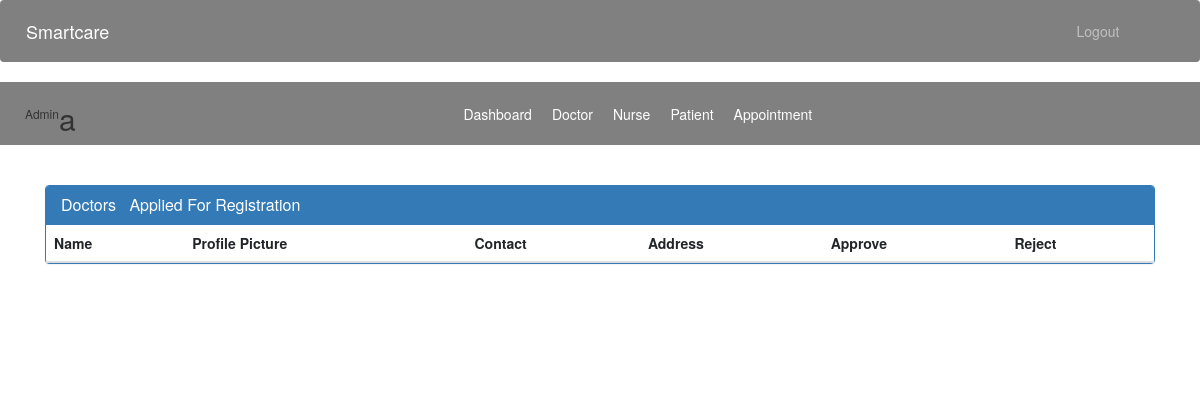
The app's page /admin-approve-doctor (signed in), older data.
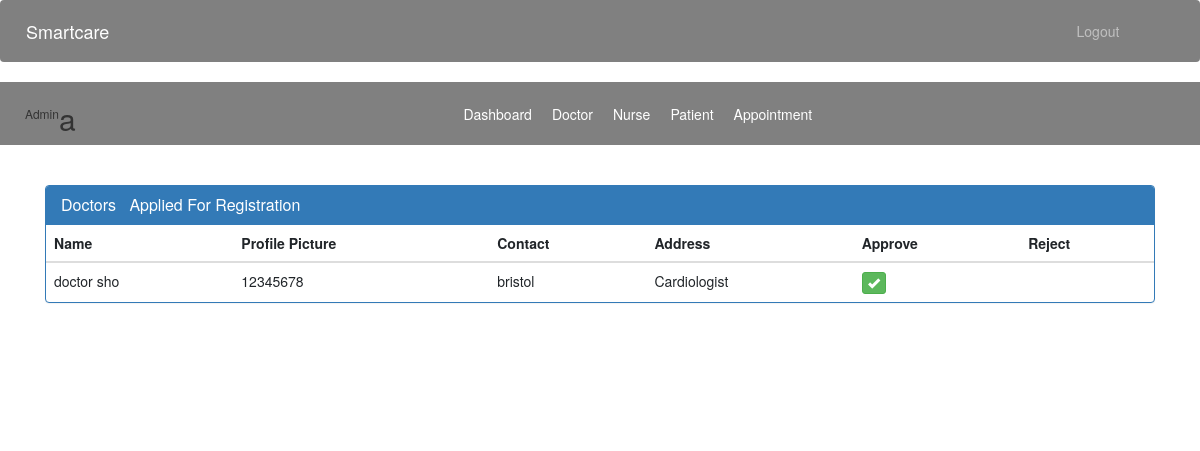
The same page, newer data.
### accounts/models.py (models this page shows, shortened)
class Doctor(models.Model):
    user=models.OneToOneField(User,on_delete=models.CASCADE)
    address = models.CharField(max_length=40)
    mobile = models.CharField(max_length=20,null=True)
    department= models.CharField(max_length=50,choices=departments,default='Cardiologist')
    status=models.BooleanField(default=False)
    @property
    def get_name(self):
        return self.user.first_name+" "+self.user.last_name

### accounts/views.py (the view)
# urls.py: path('admin-approve-doctor', views.admin_approve_doctor_view,name='admin-approve-doctor'),
@login_required(login_url='adminlogin')
@user_passes_test(is_admin)
def admin_approve_doctor_view(request):
    doctors=models.Doctor.objects.all().filter(status=False)
    return render(request,'smartcare/admin_approve_doctor.html',{'doctors':doctors})

### accounts/views.py (called while the page is built)
def is_admin(user):
    return user.groups.filter(name='ADMIN').exists()

### templates/smartcare/admin_approve_doctor.html (shortened to what this page needs)
{% extends 'smartcare/admin_base.html' %}
{% block content %}
{%load static%}
<head>
  <link href="//netdna.bootstrapcdn.com/bootstrap/3.0.0/css/bootstrap.min.css" rel="stylesheet" id="bootstrap-css">
</head>
<div class="container">
  <div class="panel panel-primary">
    <div class="panel-heading">
      <h6 class="panel-title">Doctors &nbsp Applied For Registration</h6>
    </div>
    <table class="table table-hover" id="dev-table">
      <thead>
        <tr>
          <th>Name</th>
          <th>Profile Picture</th>
          <th>Contact</th>
          <th>Address</th>
          <th>Approve</th>
          <th>Reject</th>
        </tr>
      </thead>
      {% for d in doctors %}
      <tr>
        <td> {{d.get_name}}</td>
        <td>{{d.mobile}}</td>
        <td>{{d.address}}</td>
        <td>{{d.department}}</td>
        <td><a class="btn btn-success btn-xs" href="{% url 'approve-doctor' d.id  %}"><span class="glyphicon glyphicon-ok"></span></a></td>
      </tr>
      {% endfor %}
    </table>
  </div>
</div>
{% endblock content %}

Row changes from the older to the newer data that the page shows:
added Doctor: get_name "doctor sho", mobile "12345678", address "bristol", department "Cardiologist"
